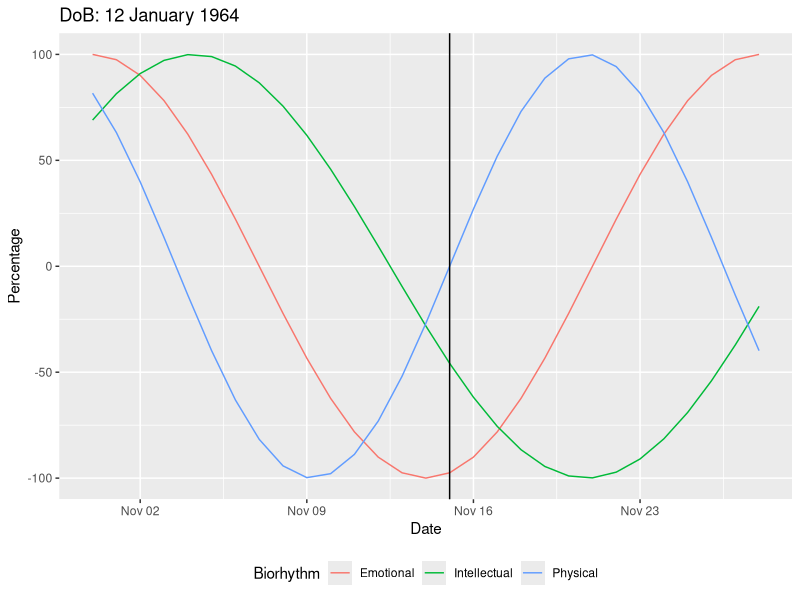
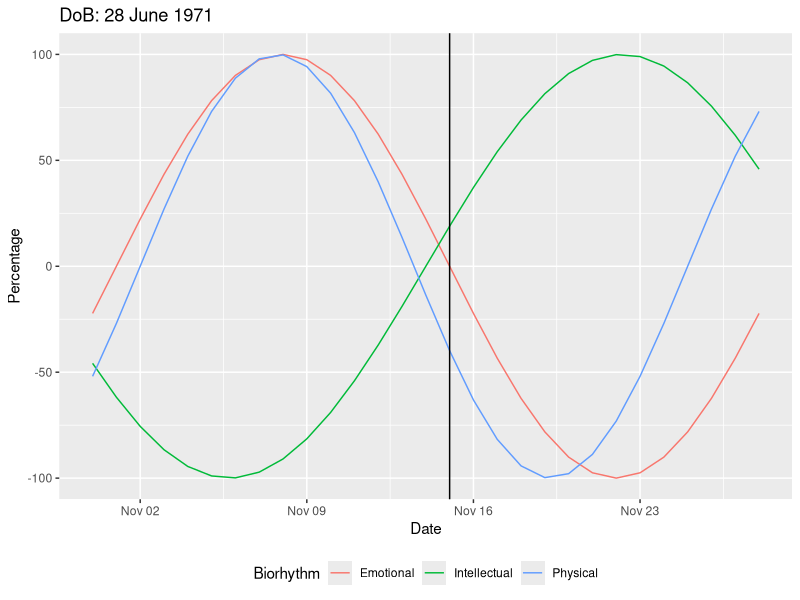
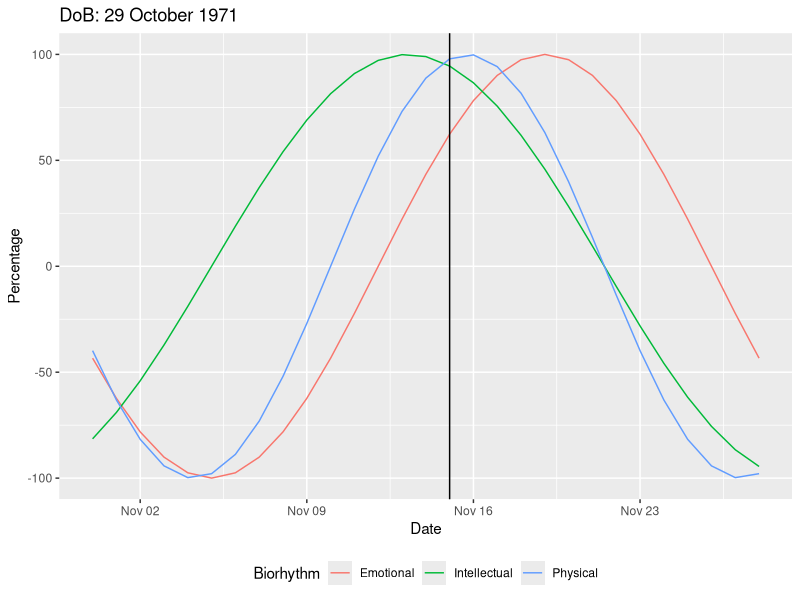
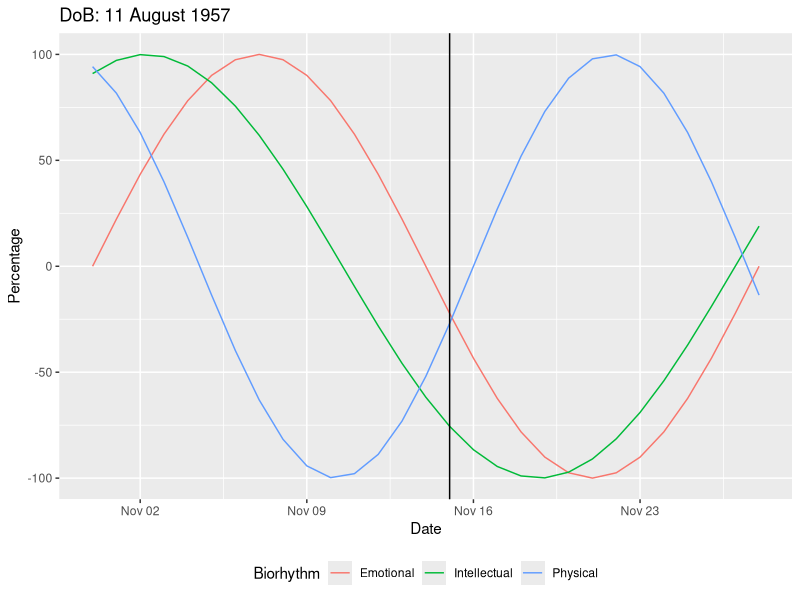

Write R code to recreate these figures, in order.
# biorhythm.R

library(dplyr)
library(tidyr)
library(ggplot2)

biorhythm <- function(dob, target = Sys.Date()) {
  dob <- as.Date(dob)
  target <- as.Date(target)
  t <- round(as.numeric(difftime(target, dob)))
  days <- (t - 14) : (t + 14)
  period <- tibble(Date = seq.Date(from = target - 15, by = 1, length.out = 29),
                       Physical = sin (2 * pi * days / 23) * 100, 
                       Emotional = sin (2 * pi * days / 28) * 100, 
                       Intellectual = sin (2 * pi * days / 33) * 100)
  period <- gather(period, key = "Biorhythm", value = "Percentage", -Date)
  ggplot(period, aes(x = Date, y = Percentage, col = Biorhythm)) + geom_line() +  
    ggtitle(paste("DoB:", format(dob, "%d %B %Y"))) + 
    geom_vline(xintercept = as.numeric(target)) +
    theme(legend.position = "bottom")
}

# I took four people's birthdays. Hope they are in good mode today.
biorhythm("1964-01-12", Sys.Date())
biorhythm("1971-06-28", Sys.Date())
biorhythm("1971-10-29", Sys.Date())
biorhythm("1957-08-11", Sys.Date())
